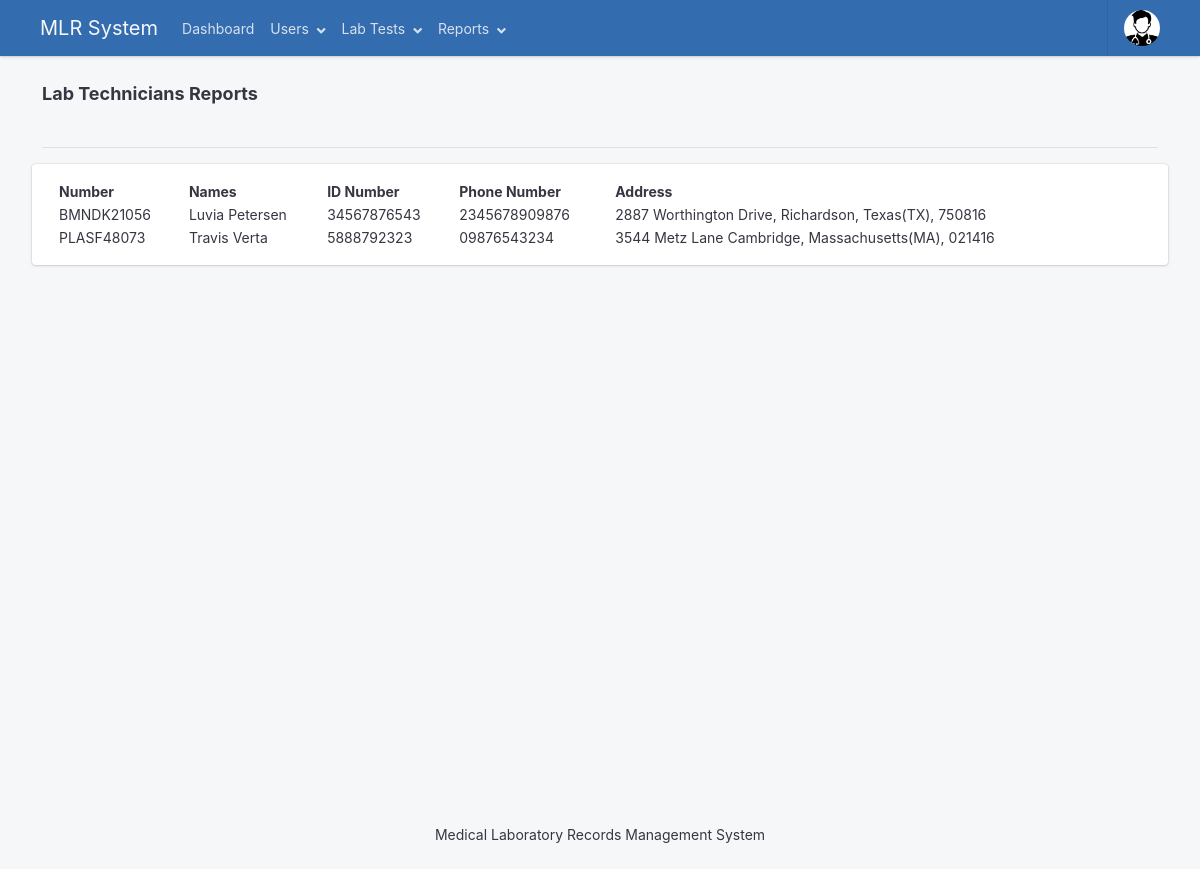
Screenshot of /views/report_lab_technicians.php (signed in) with the database file from the repository.
### tables this page shows
CREATE TABLE `users` (
  `user_id` int(200) NOT NULL,
  `user_number` varchar(200) DEFAULT NULL,
  `user_full_names` varchar(200) DEFAULT NULL,
  `user_idno` varchar(200) DEFAULT NULL,
  `user_phone_number` varchar(200) DEFAULT NULL,
  `user_address` longtext DEFAULT NULL,
  `user_login_username` varchar(200) DEFAULT NULL,
  `user_login_password` varchar(200) DEFAULT NULL,
  `user_access_level` varchar(200) DEFAULT NULL
);

### views/report_lab_technicians.php (the view, shortened to what this page needs)
<?php
require_once('../app/settings/config.php');
require_once('../app/partials/head.php');
?>
<body>
    <div class="app has-fullwidth">
        <?php require_once('../app/partials/navigation.php'); ?>
        <main class="app-main">
            <div class="wrapper">
                <div class="page">
                    <div class="page-inner">
                        <div class="container">
                            <header class="page-title-bar">
                                <div class="d-flex flex-column flex-md-row">
                                    <p class="lead">
                                        <span class="font-weight-bold">Lab Technicians Reports</span>
                                    </p>
                                </div>
                            </header>
                            <hr>
                            <div class="page-section">
                                <div class="section-block">
                                    <div class="metric-row">
                                        <div class="card col-12">
                                            <div class="card-body">
                                                <table class="report_table dt-responsive nowrap w-100">
                                                    <thead>
                                                        <tr>
                                                            <th> Number </th>
                                                            <th> Names </th>
                                                            <th> ID Number </th>
                                                            <th> Phone Number </th>
                                                            <th> Address </th>
                                                        </tr>
                                                    </thead>
                                                    <tbody>
                                                        <?php
                                                        $technician_sql = mysqli_query($mysqli, "SELECT * FROM users WHERE user_access_level = 'Lab Technician'");
                                                        if (mysqli_num_rows($technician_sql) > 0) {
                                                            while ($technicians = mysqli_fetch_array($technician_sql)) {
                                                        ?>
                                                                <tr>
                                                                    <td><?php echo $technicians['user_number']; ?></td>
                                                                    <td><?php echo $technicians['user_full_names']; ?></td>
                                                                    <td><?php echo $technicians['user_idno']; ?></td>
                                                                    <td><?php echo $technicians['user_phone_number']; ?></td>
                                                                    <td><?php echo $technicians['user_address']; ?></td>
                                                                </tr>
                                                        <?php }
                                                        } ?>
                                                    </tbody>
                                                </table>
                                            </div>
                                        </div>
                                    </div>
                                </div>
                            </div>
                        </div>
                    </div>
                </div>
            </div>
            <?php require_once('../app/partials/footer.php'); ?>
        </main>
    </div>
</body>
</html>

### rows the page displays
users: user_number "BMNDK21056", user_full_names "Luvia Petersen", user_idno "34567876543", user_phone_number "2345678909876", user_address "2887 Worthington Drive, Richardson, Texas(TX), 750816"
users: user_number "PLASF48073", user_full_names "Travis Verta", user_idno "5888792323", user_phone_number "09876543234", user_address "3544 Metz Lane Cambridge, Massachusetts(MA), 021416"
